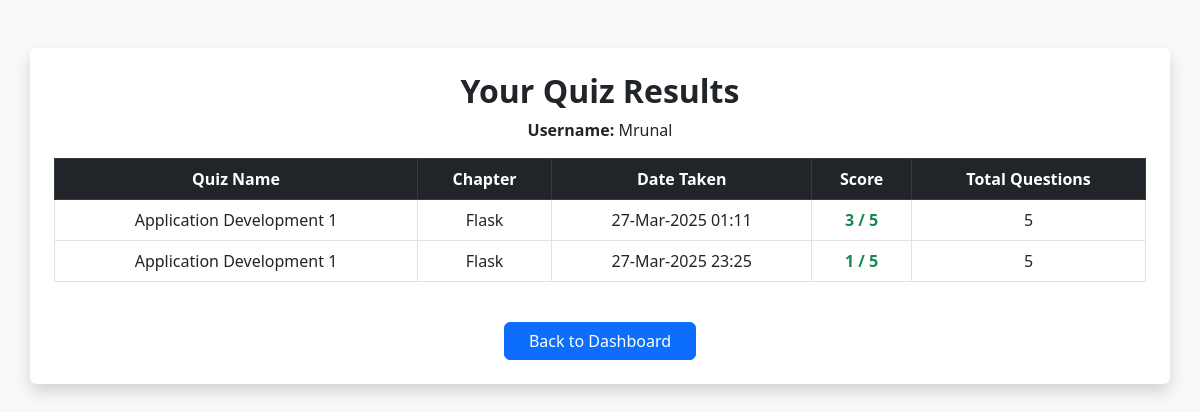
The app's page /view_quiz_result/3, older data.
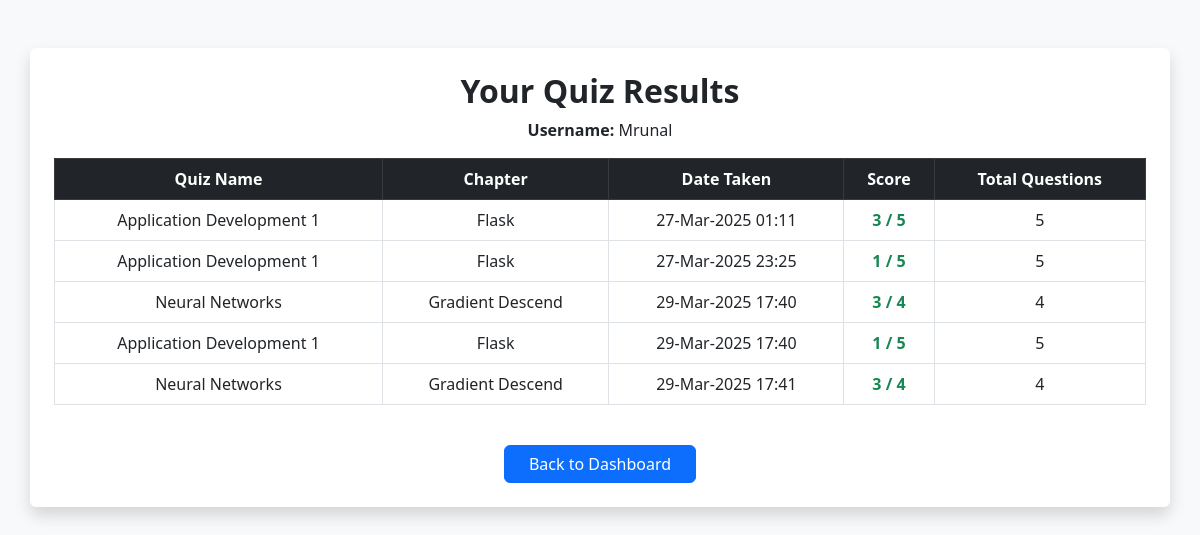
The same page, newer data.
### applications/models.py (models this page shows)
class User(db.Model):
    id = db.Column(db.Integer, primary_key=True)
    username = db.Column(db.String(), unique=True, nullable=False)
    email = db.Column(db.String(), unique=True, nullable=False)
    password = db.Column(db.String(), nullable=False)
    full_name = db.Column(db.String(), nullable=False)
    qualification = db.Column(db.String(), nullable=False)
    dob = db.Column(db.Date, nullable=False)
    role = db.Column(db.String(), nullable=False, default='user')  # 'admin' or 'user'

class Score(db.Model):
    id = db.Column(db.Integer, primary_key=True)
    quiz_id = db.Column(db.Integer, db.ForeignKey('quiz.id'), nullable=False)
    user_id = db.Column(db.Integer, db.ForeignKey('user.id'), nullable=False)
    time_stamp_of_attempt = db.Column(db.DateTime, nullable=False)
    total_scored = db.Column(db.Integer, nullable=False)
    user = db.relationship('User', backref=db.backref('scores', lazy=True))
    quiz = db.relationship('Quiz', backref=db.backref('scores', lazy=True))

class Subject(db.Model):
    id = db.Column(db.Integer, primary_key=True)
    name = db.Column(db.String(), unique=True, nullable=False)
    description = db.Column(db.Text, nullable=True)

class Chapter(db.Model):
    id = db.Column(db.Integer, primary_key=True)
    name = db.Column(db.String(), nullable=False)
    description = db.Column(db.Text, nullable=True)
    num_questions = db.Column(db.Integer, nullable=False, default=0)
    subject_id = db.Column(db.Integer, db.ForeignKey('subject.id', ondelete="CASCADE"), nullable=False)
    subject = db.relationship('Subject', backref=db.backref('chapters', lazy=True, cascade="all, delete"))

### applications/controllers.py (the view)
@app.route('/view_quiz_result/<int:user_id>')
def view_quiz_result(user_id):
    user = User.query.get(user_id)
    scores = Score.query.filter_by(user_id=user_id).join(
        Quiz).join(Chapter).join(Subject).all()
    return render_template('view_quiz_result.html', this_user=user,
                           scores=scores)

### templates/view_quiz_result.html (shortened to what this page needs)
<!DOCTYPE html>
<html lang="en">
<head>
    <link href="https://cdn.jsdelivr.net/npm/bootstrap@5.3.0/dist/css/bootstrap.min.css" rel="stylesheet">
</head>
<body class="bg-light">
    <div class="container mt-5 p-4 bg-white shadow rounded">
        <h2 class="text-center fw-bold">Your Quiz Results</h2>
        <p class="text-center"><strong>Username:</strong> {{ this_user.username }}</p>
        <div class="table-responsive">
            <table class="table table-bordered table-hover text-center align-middle">
                <thead class="table-dark">
                    <tr>
                        <th>Quiz Name</th>
                        <th>Chapter</th>
                        <th>Date Taken</th>
                        <th>Score</th>
                        <th>Total Questions</th>
                    </tr>
                </thead>
                <tbody>
                    {% for score in scores %}
                    <tr>
                        <td>{{ score.quiz.chapter.subject.name }}</td>
                        <td>{{ score.quiz.chapter.name }}</td>
                        <td>{{ score.time_stamp_of_attempt.strftime('%d-%b-%Y %H:%M') }}</td>
                        <td class="fw-bold text-success">{{ score.total_scored }} / {{ score.quiz.questions|length }}</td>
                        <td>{{ score.quiz.questions|length }}</td>
                    </tr>
                    {% else %}
                    <tr>
                        <td colspan="5" class="text-center text-muted">No quiz results available.</td>
                    </tr>
                    {% endfor %}
                </tbody>
            </table>
        </div>
        <div class="text-center mt-4">
            <a href="/user_dash/{{ this_user.id }}" class="btn btn-primary px-4">Back to Dashboard</a>
        </div>
    </div>
</body>
</html>

Row changes from the older to the newer data that the page shows:
added Score: quiz.chapter.subject.name "Neural Networks", quiz.chapter.name "Gradient Descend", time_stamp_of_attempt "29-Mar-2025 17:40", total_scored "3", quiz.questions|length "4"
added Score: quiz.chapter.subject.name "Application Development 1", quiz.chapter.name "Flask", time_stamp_of_attempt "29-Mar-2025 17:40", total_scored "1", quiz.questions|length "5"
added Score: quiz.chapter.subject.name "Neural Networks", quiz.chapter.name "Gradient Descend", time_stamp_of_attempt "29-Mar-2025 17:41", total_scored "3", quiz.questions|length "4"
